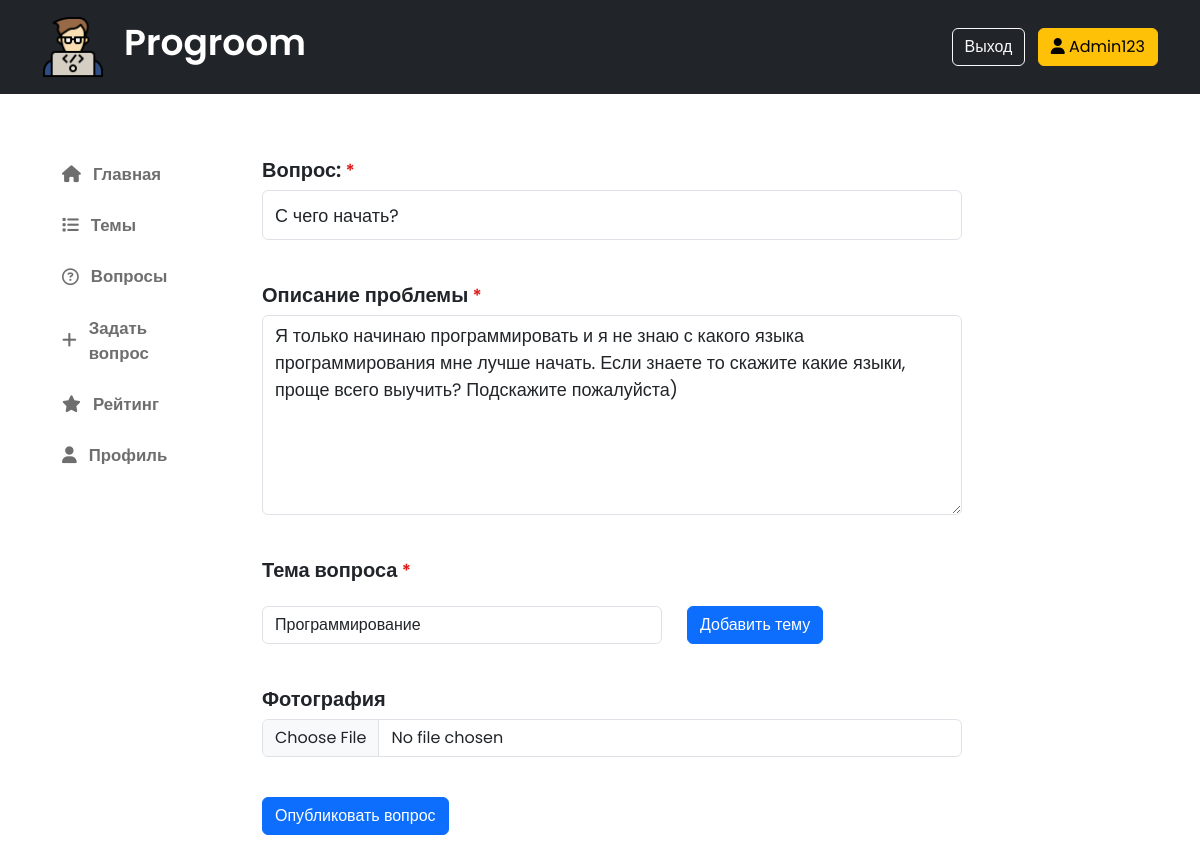
The app's page /edit_question/7 (signed in) with its own data.
### data/users.py (models this page shows, shortened)
class User(SqlAlchemyBase, UserMixin):
    __tablename__ = 'users'
    id = sqlalchemy.Column(sqlalchemy.Integer, primary_key=True, autoincrement=True)
    name = sqlalchemy.Column(sqlalchemy.String, nullable=True)
    email = sqlalchemy.Column(sqlalchemy.String, index=True, unique=True, nullable=True)
    hashed_password = sqlalchemy.Column(sqlalchemy.String, nullable=True)
    is_superuser = sqlalchemy.Column(sqlalchemy.Boolean, default=False)
    is_admin = sqlalchemy.Column(sqlalchemy.Boolean, default=False)
    lvl = sqlalchemy.Column(sqlalchemy.Integer, default=1)
    exp = sqlalchemy.Column(sqlalchemy.Integer, default=0)
    question = orm.relationship("Question", back_populates='user')

### data/question.py (models this page shows)
class Question(SqlAlchemyBase):
    __tablename__ = 'questions'
    id = sqlalchemy.Column(sqlalchemy.Integer, primary_key=True, autoincrement=True)
    title = sqlalchemy.Column(sqlalchemy.String, nullable=True)
    content = sqlalchemy.Column(sqlalchemy.String, nullable=True)
    img = sqlalchemy.Column(sqlalchemy.String, nullable=True)
    create_date = sqlalchemy.Column(sqlalchemy.DateTime, default=datetime.datetime.now)
    is_answer = sqlalchemy.Column(sqlalchemy.Boolean, default=False)
    is_delete = sqlalchemy.Column(sqlalchemy.Boolean, default=False)
    autor = sqlalchemy.Column(sqlalchemy.Integer, sqlalchemy.ForeignKey("users.id"))
    theme_id = sqlalchemy.Column(sqlalchemy.Integer, sqlalchemy.ForeignKey("themes.id"))
    user = orm.relationship("User")
    theme = orm.relationship("Theme")

### app.py (the view, shortened to what this page needs)
@app.route('/edit_question/<int:q_id>', methods=['POST', 'GET'])
def edit_question(q_id):
    form = QuestionForm()
    if request.method == "GET":
        sess = db_session.create_session()
        question = sess.query(Question).filter(Question.id == q_id).first()
        if question.autor != current_user.id and not current_user.is_superuser:
            return redirect('/')
        form.title.data = question.title
        form.content.data = question.content
        t_title = sess.query(Theme).filter(Theme.id == question.theme_id).first().title
        form.theme.data = t_title
    return render_template('create_question.html', form=form)

### forms/question.py
class QuestionForm(FlaskForm):
    title = StringField('Вопрос: ', validators=[DataRequired()])
    content = TextAreaField('Описание проблемы', validators=[DataRequired()])
    db_session.global_init('db/forum.db')
    theme = SelectField('Тема вопроса', choices=[t.title for t in db_session.create_session().query(theme.Theme).all()])
    img = FileField('Фотография')
    submit = SubmitField('Опубликовать вопрос')

### app.py (called while the page is built)
@login_manager.user_loader
def load_user(user_id):
    db_sess = db_session.create_session()
    return db_sess.query(User).filter(User.id == user_id).first()

### data/db_session.py (called while the page is built)
def create_session() -> Session:
    global __factory
    return __factory()

### templates/create_question.html (shortened to what this page needs)
{% extends "base.html" %}
{% block content %}
<section class="create_question">
    <div class="form_create_question">
        <form action="" method="post" class="question_form" enctype="multipart/form-data">
            <p>
                {{ form.title.label }} <span class="alertt">*</span><br>
                {{ form.title(class="form-control") }}<br>
            </p>
            <p>
                {{ form.content.label }} <span class="alertt">*</span><br>
                {{ form.content(class="form-control") }}<br>
            </p>
            <p>
                {{ form.theme.label }} <span class="alertt">*</span><br>
                <div class="select_theme">
                    {{ form.theme(class="form-control") }}
                    <a href="/add_theme" class="ml-5 btn btn-primary">Добавить тему</a>
                </div>
                <br>
            </p>
            <p>
                {{ form.img.label }}<br>
                {{ form.img(class="form-control", type="file", accept="image/png, image/jpg") }}<br>
            </p>
            <p>{{ form.submit(type="submit", class="btn btn-primary") }}</p>
        </form>
    </div>
</section>
{% endblock %}

### templates/base.html (shortened to what this page needs)
<!DOCTYPE html>
<html lang="ru">
<head>
    <link rel="stylesheet" href="{{ url_for('static', filename='css/style.css') }}">
    <link href="https://cdn.jsdelivr.net/npm/bootstrap@5.3.3/dist/css/bootstrap.min.css" rel="stylesheet">
    <link rel="stylesheet" href="https://cdn.jsdelivr.net/gh/fancyapps/fancybox@3.5.7/dist/jquery.fancybox.min.css"/>
</head>
<body>
    <header class="p-3 text-bg-dark">
        <div class="container">
          <div class="d-flex flex-wrap align-items-center justify-content-center justify-content-lg-start">
            {% set logo = url_for('static', filename='img/coding.png') %}
            <img src="{{ logo }}" alt="" class="img_logo">
            <h1 class="main_title">Progroom</h1>
            <div class="text-end">
              {% if not current_user.is_authenticated %}
                <a href="/login" class="btn btn-outline-light me-2">Вход</a>
                <a href="/register" class="btn btn-warning">Регистрация</a>
              {% else %}
                <a href="/logout" class="btn btn-outline-light me-2">Выход</a>
                <a href="/profile" class="btn btn-warning">
                  <i class="text fa-solid fa-user"></i>
                  {{ current_user.name }}
                </a>
              {% endif %}
            </div>
          </div>
        </div>
    </header>
    <section class="main_template">
      <nav class="template_nav">
        <div class="nav_links">
          <a href="/" class="link_a">
            <i class="fa-solid fa-house"></i>
            <p class="link_title">Главная</p>
          </a>
          <a href="/themes" class="link_a">
            <i class="fa-solid fa-list"></i>
            <p class="link_title">Темы</p>
          </a>
          {% if current_user.is_authenticated %}
          <a href="/my_question" class="link_a">
            <i class="fa-regular fa-circle-question"></i>
            <p class="link_title">
              {% if current_user.is_superuser %}
                Вопросы
              {% else %}
                Мои вопросы
              {% endif %}
            </p>
          </a>
          <a href="/create_question" class="link_a">
            <i class="fa-solid fa-plus"></i>
            <p class="link_title">Задать вопрос</p>
          </a>
          <a href="/reiting" class="link_a">
            <i class="fa-solid fa-star"></i>
            <p class="link_title">Рейтинг</p>
          </a>
          <a href="/profile" class="link_a">
            <i class="fa-solid fa-user"></i>
            <p class="link_title">Профиль</p>
          </a>
          {% endif %}
        </div>
      </nav>
      <section class="template_body">
        {% block content %}
        {% endblock %}
      </section>
    </section>
</body>
</html>

### static/css/style.css (style rules this page uses)
* { margin: 0; padding: 0; box-sizing: border-box; font-family: "Poppins", sans-serif; }
.img_logo { width: 62px; height: 62px; background-size: cover; margin-right: 20px; }
.main_title { font-size: 36px; margin-right: 200px; font-weight: 600; }
.alertt { font-weight: 600; font-size: 18px; color: rgb(224, 26, 26); }
.form_create_question { width: 700px; margin-top: 20px; }
.question_form label { font-size: 20px; font-weight: 600; margin-bottom: 5px; }
.question_form input[type="text"] { height: 50px; font-size: 18px; font-weight: 400; }
.question_form textarea { height: 200px; font-size: 18px; font-weight: 400; }
.question_form select { width: 400px; margin-right: 25px; }
.create_question { display: flex; flex-direction: column; align-items: center; width: 800px; margin: auto; }
.select_theme { display: flex; width: 100%; }
.main_template { width: 99vw; display: flex; }
.template_nav { width: 15vw; display: flex; align-items: center; z-index: 1; }
.template_body { width: 84vw; margin-left: -6vw; z-index: 0; margin-top: 25px; }
.nav_links { width: 15vw; display: flex; flex-direction: column; margin: auto; margin-top: 50px; margin-left: 50px; margin-right: -25px; }
.link_a { text-decoration: none; color: #6e6e6e; font-weight: 600; font-size: 1.4vw; width: 100%; border-radius: 8px; display: flex; align-items: center; transition: .5s; padding: 8px; padding-left: 12px; max-width: 15vw; margin-top: 10px; }
.link_a i { margin-right: 12px; }
.link_a p { padding: 0; margin: 0; }

### records on screen
User: name "Admin123"
Question: title "С чего начать?", content "Я только начинаю программировать и я не знаю с какого языка программирования мне лучше начать. Если знаете то скажите какие языки, проще всего выучить? Подскажите пожалуйста)", theme "Программирование"
